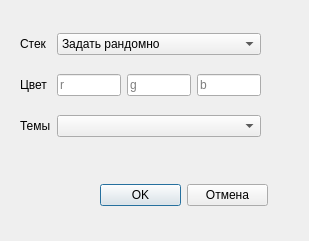
<?xml version="1.0" encoding="UTF-8"?>
<ui version="4.0">
 <class>Dialog</class>
 <widget class="QDialog" name="Dialog">
  <property name="geometry">
   <rect>
    <x>0</x>
    <y>0</y>
    <width>309</width>
    <height>241</height>
   </rect>
  </property>
  <property name="windowTitle">
   <string>Dialog</string>
  </property>
  <widget class="QWidget" name="gridLayoutWidget">
   <property name="geometry">
    <rect>
     <x>20</x>
     <y>20</y>
     <width>241</width>
     <height>131</height>
    </rect>
   </property>
   <layout class="QGridLayout" name="gridLayout">
    <item row="2" column="0">
     <widget class="QLabel" name="label_3">
      <property name="text">
       <string>Темы</string>
      </property>
     </widget>
    </item>
    <item row="0" column="0">
     <widget class="QLabel" name="label">
      <property name="text">
       <string>Стек</string>
      </property>
     </widget>
    </item>
    <item row="0" column="1">
     <widget class="QComboBox" name="comboBox">
      <item>
       <property name="text">
        <string>Задать рандомно</string>
       </property>
      </item>
      <item>
       <property name="text">
        <string>Задать в ручную</string>
       </property>
      </item>
      <item>
       <property name="text">
        <string>Считать файл</string>
       </property>
      </item>
     </widget>
    </item>
    <item row="2" column="1">
     <widget class="QComboBox" name="comboBox_2"/>
    </item>
    <item row="1" column="0">
     <widget class="QLabel" name="label_2">
      <property name="text">
       <string>Цвет </string>
      </property>
     </widget>
    </item>
    <item row="1" column="1">
     <layout class="QHBoxLayout" name="horizontalLayout_2">
      <item>
       <widget class="QLineEdit" name="lineEdit">
        <property name="placeholderText">
         <string>r</string>
        </property>
       </widget>
      </item>
      <item>
       <widget class="QLineEdit" name="lineEdit_2">
        <property name="placeholderText">
         <string>g</string>
        </property>
       </widget>
      </item>
      <item>
       <widget class="QLineEdit" name="lineEdit_3">
        <property name="placeholderText">
         <string>b</string>
        </property>
       </widget>
      </item>
     </layout>
    </item>
   </layout>
  </widget>
  <widget class="QWidget" name="horizontalLayoutWidget">
   <property name="geometry">
    <rect>
     <x>100</x>
     <y>170</y>
     <width>168</width>
     <height>51</height>
    </rect>
   </property>
   <layout class="QHBoxLayout" name="horizontalLayout">
    <item>
     <widget class="QPushButton" name="pushButton">
      <property name="text">
       <string>OK</string>
      </property>
     </widget>
    </item>
    <item>
     <widget class="QPushButton" name="pushButton_2">
      <property name="text">
       <string>Отмена</string>
      </property>
     </widget>
    </item>
   </layout>
  </widget>
 </widget>
 <resources/>
 <connections/>
</ui>
